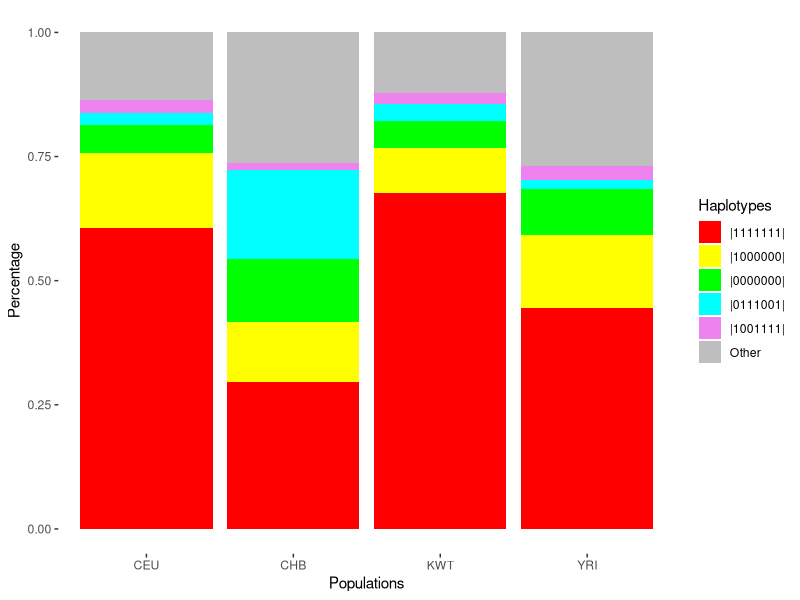

Source code (R):
# Install the required package if needed.
install.packages("ggplot2")

# Set working directory to the folder where the two .csv files are 
# located.
setwd("Path:/To/Folder")

# Load required packages.
library("ggplot2")

# Load the .csv files into a dataframe. The correct usage of this script 
# is as follows: 1) Run this script 'as is' to create Output1, i.e., the 
# plot in the left, in Figure S4; and 2) Comment line 17 (adding a # in
# the beginning of the line), and uncomment line 18 (deleting the #) and
# then run the script again in order to create Output2 (the plot in the
# right, in Figure S4).
df <- read.csv("AllTop5Haps.csv", header = TRUE)
# df <- read.csv("KWTTop5Haps.csv", header = TRUE)

# Add labels to the plot legend.
df$Labels <- factor(df$Labels, levels=c("Other","|1001111|","|0111001|",
                                        "|0000000|","|1000000|","|1111111|"))

# Draw the plot.
ggplot(df, aes(fill=Labels, y=Values, x=Pops)) + 
  geom_bar( stat="identity", position="fill") +
  xlab("Populations") + theme(panel.background = element_blank()) +
  ylab("Percentage") + guides(fill=guide_legend(title="Haplotypes", 
                                                reverse = TRUE)) +
  
  # Use whatever colors you like by changing the lines below
  scale_fill_manual(values = c("gray", "violet", "cyan", "green", "yellow", 
                               "red"))

# The outputs/images were further merged and modified using an image
# editor (mainly to enhance readability and to consolidate the legends).
